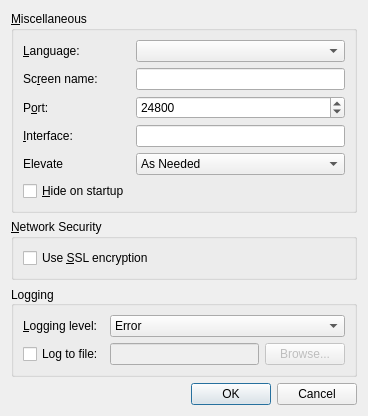
<?xml version="1.0" encoding="UTF-8"?>
<ui version="4.0">
 <class>SettingsDialogBase</class>
 <widget class="QDialog" name="SettingsDialogBase">
  <property name="geometry">
   <rect>
    <x>0</x>
    <y>0</y>
    <width>368</width>
    <height>416</height>
   </rect>
  </property>
  <property name="windowTitle">
   <string>Settings</string>
  </property>
  <layout class="QVBoxLayout" name="verticalLayout">
   <item>
    <widget class="QGroupBox" name="m_pGroupAdvanced">
     <property name="title">
      <string>&amp;Miscellaneous</string>
     </property>
     <layout class="QGridLayout" name="gridLayout_3">
      <item row="1" column="0">
       <widget class="QLabel" name="m_pLabel_19">
        <property name="minimumSize">
         <size>
          <width>75</width>
          <height>0</height>
         </size>
        </property>
        <property name="text">
         <string>Sc&amp;reen name:</string>
        </property>
        <property name="buddy">
         <cstring>m_pLineEditScreenName</cstring>
        </property>
       </widget>
      </item>
      <item row="1" column="1">
       <widget class="QLineEdit" name="m_pLineEditScreenName">
        <property name="enabled">
         <bool>true</bool>
        </property>
       </widget>
      </item>
      <item row="2" column="0">
       <widget class="QLabel" name="m_pLabel_20">
        <property name="text">
         <string>P&amp;ort:</string>
        </property>
        <property name="buddy">
         <cstring>m_pSpinBoxPort</cstring>
        </property>
       </widget>
      </item>
      <item row="2" column="1">
       <widget class="QSpinBox" name="m_pSpinBoxPort">
        <property name="enabled">
         <bool>true</bool>
        </property>
        <property name="sizePolicy">
         <sizepolicy hsizetype="MinimumExpanding" vsizetype="Fixed">
          <horstretch>0</horstretch>
          <verstretch>0</verstretch>
         </sizepolicy>
        </property>
        <property name="maximum">
         <number>65535</number>
        </property>
        <property name="value">
         <number>24800</number>
        </property>
       </widget>
      </item>
      <item row="3" column="0">
       <widget class="QLabel" name="m_pLabel_21">
        <property name="text">
         <string>&amp;Interface:</string>
        </property>
        <property name="buddy">
         <cstring>m_pLineEditInterface</cstring>
        </property>
       </widget>
      </item>
      <item row="3" column="1">
       <widget class="QLineEdit" name="m_pLineEditInterface">
        <property name="enabled">
         <bool>true</bool>
        </property>
       </widget>
      </item>
      <item row="0" column="0">
       <widget class="QLabel" name="m_pLabel_27">
        <property name="sizePolicy">
         <sizepolicy hsizetype="Preferred" vsizetype="Preferred">
          <horstretch>0</horstretch>
          <verstretch>0</verstretch>
         </sizepolicy>
        </property>
        <property name="minimumSize">
         <size>
          <width>75</width>
          <height>0</height>
         </size>
        </property>
        <property name="text">
         <string>&amp;Language:</string>
        </property>
        <property name="buddy">
         <cstring>m_pComboLanguage</cstring>
        </property>
       </widget>
      </item>
      <item row="0" column="1">
       <widget class="QComboBox" name="m_pComboLanguage"/>
      </item>
      <item row="5" column="0">
       <widget class="QCheckBox" name="m_pCheckBoxAutoHide">
        <property name="text">
         <string>&amp;Hide on startup</string>
        </property>
       </widget>
      </item>
      <item row="4" column="1">
       <widget class="QComboBox" name="m_pComboElevate">
        <property name="toolTip">
         <string>Specify when the Synergy service should run at an elevated privilege level</string>
        </property>
        <property name="currentIndex">
         <number>0</number>
        </property>
        <item>
         <property name="text">
          <string>As Needed</string>
         </property>
        </item>
        <item>
         <property name="text">
          <string>Always</string>
         </property>
        </item>
        <item>
         <property name="text">
          <string>Never</string>
         </property>
        </item>
       </widget>
      </item>
      <item row="4" column="0">
       <widget class="QLabel" name="m_pLabelElevate">
        <property name="text">
         <string>Elevate</string>
        </property>
       </widget>
      </item>
     </layout>
    </widget>
   </item>
   <item>
    <widget class="QGroupBox" name="m_pGroupNetworkSecurity">
     <property name="enabled">
      <bool>true</bool>
     </property>
     <property name="sizePolicy">
      <sizepolicy hsizetype="Preferred" vsizetype="Preferred">
       <horstretch>0</horstretch>
       <verstretch>0</verstretch>
      </sizepolicy>
     </property>
     <property name="title">
      <string>&amp;Network Security</string>
     </property>
     <layout class="QFormLayout" name="formLayout">
      <property name="fieldGrowthPolicy">
       <enum>QFormLayout::AllNonFixedFieldsGrow</enum>
      </property>
      <item row="0" column="0">
       <widget class="QCheckBox" name="m_pCheckBoxEnableCrypto">
        <property name="enabled">
         <bool>true</bool>
        </property>
        <property name="text">
         <string>Use &amp;SSL encryption</string>
        </property>
       </widget>
      </item>
      <item row="0" column="1">
       <spacer name="horizontalSpacer">
        <property name="orientation">
         <enum>Qt::Horizontal</enum>
        </property>
        <property name="sizeHint" stdset="0">
         <size>
          <width>40</width>
          <height>20</height>
         </size>
        </property>
       </spacer>
      </item>
     </layout>
    </widget>
   </item>
   <item>
    <widget class="QGroupBox" name="m_pGroupLog">
     <property name="sizePolicy">
      <sizepolicy hsizetype="Preferred" vsizetype="Preferred">
       <horstretch>0</horstretch>
       <verstretch>0</verstretch>
      </sizepolicy>
     </property>
     <property name="title">
      <string>Logging</string>
     </property>
     <property name="alignment">
      <set>Qt::AlignLeading|Qt::AlignLeft|Qt::AlignVCenter</set>
     </property>
     <property name="flat">
      <bool>false</bool>
     </property>
     <layout class="QGridLayout" name="gridLayout_2">
      <item row="0" column="0">
       <widget class="QLabel" name="m_pLabel_3">
        <property name="minimumSize">
         <size>
          <width>75</width>
          <height>0</height>
         </size>
        </property>
        <property name="text">
         <string>&amp;Logging level:</string>
        </property>
        <property name="buddy">
         <cstring>m_pComboLogLevel</cstring>
        </property>
       </widget>
      </item>
      <item row="0" column="1" colspan="2">
       <widget class="QComboBox" name="m_pComboLogLevel">
        <item>
         <property name="text">
          <string>Error</string>
         </property>
        </item>
        <item>
         <property name="text">
          <string>Warning</string>
         </property>
        </item>
        <item>
         <property name="text">
          <string>Note</string>
         </property>
        </item>
        <item>
         <property name="text">
          <string>Info</string>
         </property>
        </item>
        <item>
         <property name="text">
          <string>Debug</string>
         </property>
        </item>
        <item>
         <property name="text">
          <string>Debug1</string>
         </property>
        </item>
        <item>
         <property name="text">
          <string>Debug2</string>
         </property>
        </item>
       </widget>
      </item>
      <item row="1" column="0">
       <widget class="QCheckBox" name="m_pCheckBoxLogToFile">
        <property name="text">
         <string>Log to file:</string>
        </property>
       </widget>
      </item>
      <item row="1" column="1">
       <widget class="QLineEdit" name="m_pLineEditLogFilename">
        <property name="enabled">
         <bool>false</bool>
        </property>
       </widget>
      </item>
      <item row="1" column="2">
       <widget class="QPushButton" name="m_pButtonBrowseLog">
        <property name="enabled">
         <bool>false</bool>
        </property>
        <property name="text">
         <string>Browse...</string>
        </property>
       </widget>
      </item>
     </layout>
    </widget>
   </item>
   <item>
    <spacer name="verticalSpacer">
     <property name="orientation">
      <enum>Qt::Vertical</enum>
     </property>
     <property name="sizeHint" stdset="0">
      <size>
       <width>20</width>
       <height>40</height>
      </size>
     </property>
    </spacer>
   </item>
   <item>
    <widget class="QDialogButtonBox" name="buttonBox">
     <property name="orientation">
      <enum>Qt::Horizontal</enum>
     </property>
     <property name="standardButtons">
      <set>QDialogButtonBox::Cancel|QDialogButtonBox::Ok</set>
     </property>
    </widget>
   </item>
  </layout>
 </widget>
 <tabstops>
  <tabstop>m_pComboLanguage</tabstop>
  <tabstop>m_pLineEditScreenName</tabstop>
  <tabstop>m_pSpinBoxPort</tabstop>
  <tabstop>m_pLineEditInterface</tabstop>
  <tabstop>m_pComboElevate</tabstop>
  <tabstop>m_pCheckBoxAutoHide</tabstop>
  <tabstop>m_pCheckBoxEnableCrypto</tabstop>
  <tabstop>m_pComboLogLevel</tabstop>
  <tabstop>m_pCheckBoxLogToFile</tabstop>
  <tabstop>m_pLineEditLogFilename</tabstop>
  <tabstop>m_pButtonBrowseLog</tabstop>
 </tabstops>
 <resources/>
 <connections>
  <connection>
   <sender>buttonBox</sender>
   <signal>accepted()</signal>
   <receiver>SettingsDialogBase</receiver>
   <slot>accept()</slot>
   <hints>
    <hint type="sourcelabel">
     <x>266</x>
     <y>340</y>
    </hint>
    <hint type="destinationlabel">
     <x>157</x>
     <y>274</y>
    </hint>
   </hints>
  </connection>
  <connection>
   <sender>buttonBox</sender>
   <signal>rejected()</signal>
   <receiver>SettingsDialogBase</receiver>
   <slot>reject()</slot>
   <hints>
    <hint type="sourcelabel">
     <x>334</x>
     <y>340</y>
    </hint>
    <hint type="destinationlabel">
     <x>286</x>
     <y>274</y>
    </hint>
   </hints>
  </connection>
 </connections>
</ui>
